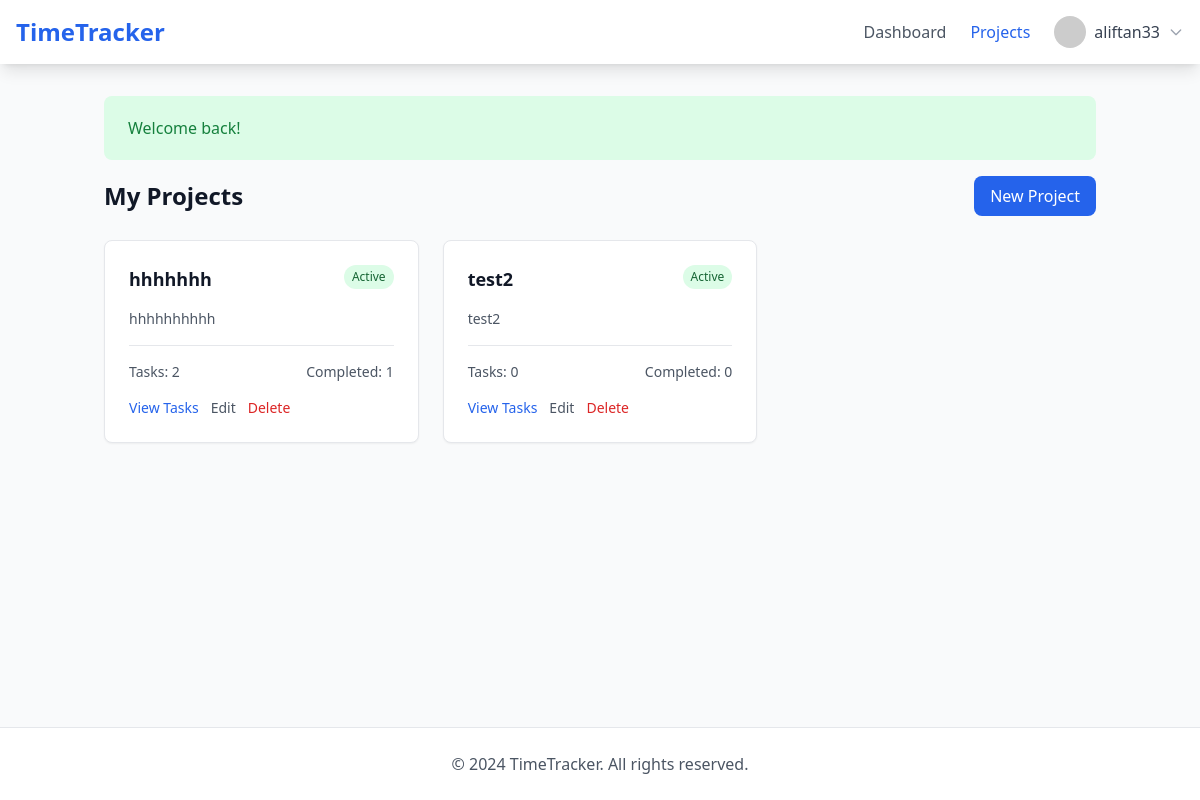
Screenshot of /projects (signed in) with the database file from the repository.
### tables this page shows
CREATE TABLE users (
    id INTEGER PRIMARY KEY AUTOINCREMENT,
    username TEXT NOT NULL UNIQUE,
    email TEXT NOT NULL UNIQUE,
    password TEXT NOT NULL,
    created_at DATETIME DEFAULT CURRENT_TIMESTAMP
);

CREATE TABLE projects (
    id INTEGER PRIMARY KEY AUTOINCREMENT,
    user_id INTEGER,
    name TEXT NOT NULL,
    description TEXT,
    is_active INTEGER DEFAULT 1,
    created_at DATETIME DEFAULT CURRENT_TIMESTAMP,
    FOREIGN KEY (user_id) REFERENCES users(id)
);

### src/Controllers/BaseController.php (called while the page is built, shortened)
<?php
class BaseController
{
    protected function view($view, $data = [])
    {
        try {
            $viewPath = __DIR__ . '/../../views/' . $view . '.php';
            require $viewPath;
            $layoutPath = __DIR__ . '/../../views/layouts/app.php';
            require $layoutPath;
        } catch (Exception $e) {
            while (ob_get_level() > 0) {
                ob_end_clean();
            }
            echo "Error: " . $e->getMessage();
        }
    }
}

### src/Controllers/ProjectController.php (called while the page is built, shortened)
<?php
class ProjectController extends BaseController
{
    private $project;
    public function __construct()
    {
        $this->project = new Project();
    }
    public function index()
    {
        $projects = $this->project->getUserProjects(Auth::user()['id']);
        $this->view('projects/index', [
            'title' => 'My Projects',
            'projects' => $projects
        ]);
    }
}

### config/database.php (called while the page is built)
<?php
return [
    'path' => __DIR__ . '/../database/timetracker.sqlite'
];

### src/Helpers/Database.php (called while the page is built, shortened)
<?php
class Database {
    private static $instance = null;
    private $connection;
    private function __construct() {
        $config = require_once __DIR__ . '/../../config/database.php';
        try {
            $dbDir = dirname($config['path']);
            $this->connection = new SQLite3($config['path']);
            $this->connection->enableExceptions(true);
        } catch(Exception $e) {
            die("Database connection failed: " . $e->getMessage());
        }
    }
    public static function getInstance() {
        if (self::$instance === null) {
            self::$instance = new self();
        }
        return self::$instance;
    }
    public function query($sql) {
        return $this->connection->query($sql);
    }
    public function prepare($sql) {
        return $this->connection->prepare($sql);
    }
    private function initializeSchema() {
        $schema = file_get_contents(__DIR__ . '/../../database/schema.sql');
        $statements = explode(';', $schema);
    }
}

### src/Helpers/Auth.php (called while the page is built, shortened)
<?php
class Auth
{
    public static function check()
    {
        return isset($_SESSION['user_id']);
    }
    public static function user()
    {
        if (self::check()) {
            $user = new User();
            return $user->find($_SESSION['user_id']);
        }
        return null;
    }
}

### src/Models/User.php (called while the page is built, shortened)
<?php
class User
{
    private $db;
    public function __construct()
    {
        $this->db = Database::getInstance();
    }
    public function find($id)
    {
        $stmt = $this->db->prepare('SELECT * FROM users WHERE id = :id');
        $stmt->bindValue(':id', $id, SQLITE3_INTEGER);
        $result = $stmt->execute();
        return $result->fetchArray(SQLITE3_ASSOC);
    }
}

### src/Models/Project.php (called while the page is built, shortened)
<?php
class Project
{
    private $db;
    public function __construct()
    {
        $this->db = Database::getInstance();
    }
    public function getUserProjects($userId, $limit = null)
    {
        $sql = "
        SELECT
            p.*,
            COUNT(DISTINCT t.id) as task_count,
            COUNT(DISTINCT CASE WHEN t.status = 'completed' THEN t.id END) as completed_tasks
        FROM projects p
        LEFT JOIN tasks t ON p.id = t.project_id
        WHERE p.user_id = :user_id
        GROUP BY p.id
        ORDER BY p.created_at DESC
    " . ($limit ? " LIMIT " . (int)$limit : "");
        $stmt = $this->db->prepare($sql);
        $stmt->bindValue(':user_id', $userId, SQLITE3_INTEGER);
        $result = $stmt->execute();
        $projects = [];
        while ($row = $result->fetchArray(SQLITE3_ASSOC)) {
            $row['task_count'] = (int)($row['task_count'] ?? 0);
            $row['completed_tasks'] = (int)($row['completed_tasks'] ?? 0);
            $projects[] = $row;
        }
        return $projects;
    }
}

### src/Helpers/NavigationHelper.php (called while the page is built)
<?php
class NavigationHelper
{
    public static function isActive($path)
    {
        $currentPath = parse_url($_SERVER['REQUEST_URI'], PHP_URL_PATH);
        return strpos($currentPath, $path) !== false ? 'text-blue-600 font-medium' : 'text-gray-600';
    }
}

### views/projects/index.php (the view, shortened to what this page needs)
<div class="space-y-6">
    <div class="flex justify-between items-center">
        <h1 class="text-2xl font-bold text-gray-900">My Projects</h1>
        <a href="/timetracker-php/projects/create"
            class="bg-blue-600 text-white px-4 py-2 rounded-lg hover:bg-blue-700">
            New Project
        </a>
    </div>
    <div class="grid md:grid-cols-2 lg:grid-cols-3 gap-6">
        <?php if (!empty($projects)): ?>
            <?php foreach ($projects as $project): ?>
                <div class="bg-white rounded-lg shadow-sm border p-6 space-y-4">
                    <div class="flex justify-between items-start">
                        <h3 class="text-lg font-semibold text-gray-900">
                            <?php echo htmlspecialchars($project['name']); ?>
                        </h3>
                        <span class="px-2 py-1 text-xs rounded-full <?php echo $project['is_active'] ? 'bg-green-100 text-green-800' : 'bg-gray-100 text-gray-800'; ?>">
                            <?php echo $project['is_active'] ? 'Active' : 'Inactive'; ?>
                        </span>
                    </div>
                    <p class="text-gray-600 text-sm">
                        <?php echo htmlspecialchars($project['description'] ?? 'No description'); ?>
                    </p>
                    <div class="border-t pt-4">
                        <div class="flex justify-between text-sm text-gray-600">
                            <span>Tasks: <?php echo $project['task_count']; ?></span>
                            <span>Completed: <?php echo $project['completed_tasks']; ?></span>
                        </div>
                        <div class="mt-4 flex space-x-3">
                            <a href="/timetracker-php/projects/<?php echo $project['id']; ?>/tasks"
                                class="text-sm text-blue-600 hover:text-blue-800">
                                View Tasks
                            </a>
                            <a href="/timetracker-php/projects/<?php echo $project['id']; ?>/edit"
                                class="text-sm text-gray-600 hover:text-gray-800">
                                Edit
                            </a>
                            <button onclick="deleteProject(<?php echo $project['id']; ?>)"
                                class="text-sm text-red-600 hover:text-red-800">
                                Delete
                            </button>
                        </div>
                    </div>
                </div>
            <?php endforeach; ?>
        <?php endif; ?>
    </div>
</div>

### views/components/header.php (shortened to what this page needs)
<nav class="bg-white shadow-lg">
    <div class="mx-auto px-4">
        <div class="flex justify-between items-center h-16">
            <a href="/timetracker-php" class="text-2xl font-bold text-blue-600">
                TimeTracker
            </a>
            <div class="flex items-center space-x-6">
                <?php if (Auth::check()): ?>
                    <a href="/timetracker-php/dashboard"
                        class="<?php echo NavigationHelper::isActive('/dashboard'); ?> hover:text-blue-600 transition-colors relative group">
                        Dashboard
                    </a>
                    <a href="/timetracker-php/projects"
                        class="<?php echo NavigationHelper::isActive('/projects'); ?> hover:text-blue-600 transition-colors relative group">
                        Projects
                    </a>
                    <div class="relative" x-data="{ open: false }">
                        <button @click="open = !open"
                            @click.away="open = false"
                            class="flex items-center space-x-2 focus:outline-none">
                            <img src="<?php echo htmlspecialchars(Auth::user()['avatar'] ?? 'https://ui-avatars.com/api/?name=' . urlencode(Auth::user()['username'])); ?>"
                                alt="Profile"
                                class="w-8 h-8 rounded-full">
                            <span class="text-gray-700"><?php echo htmlspecialchars(Auth::user()['username']); ?></span>
                            <svg class="w-4 h-4 text-gray-400 transition-transform duration-200"
                                :class="{'rotate-180': open}"
                                fill="none"
                                stroke="currentColor"
                                viewBox="0 0 24 24">
                                <path stroke-linecap="round" stroke-linejoin="round" stroke-width="2" d="M19 9l-7 7-7-7"></path>
                            </svg>
                        </button>
                    </div>
                <?php endif; ?>
            </div>
        </div>
    </div>
</nav>

### rows the page displays
users: username "aliftan33"
projects: name "hhhhhhh", is_active "Active", description "hhhhhhhhhh", task_count "2", completed_tasks "1"
projects: name "test2", is_active "Active", description "test2", task_count "0", completed_tasks "0"

### other values shown
$success "Welcome back!"
